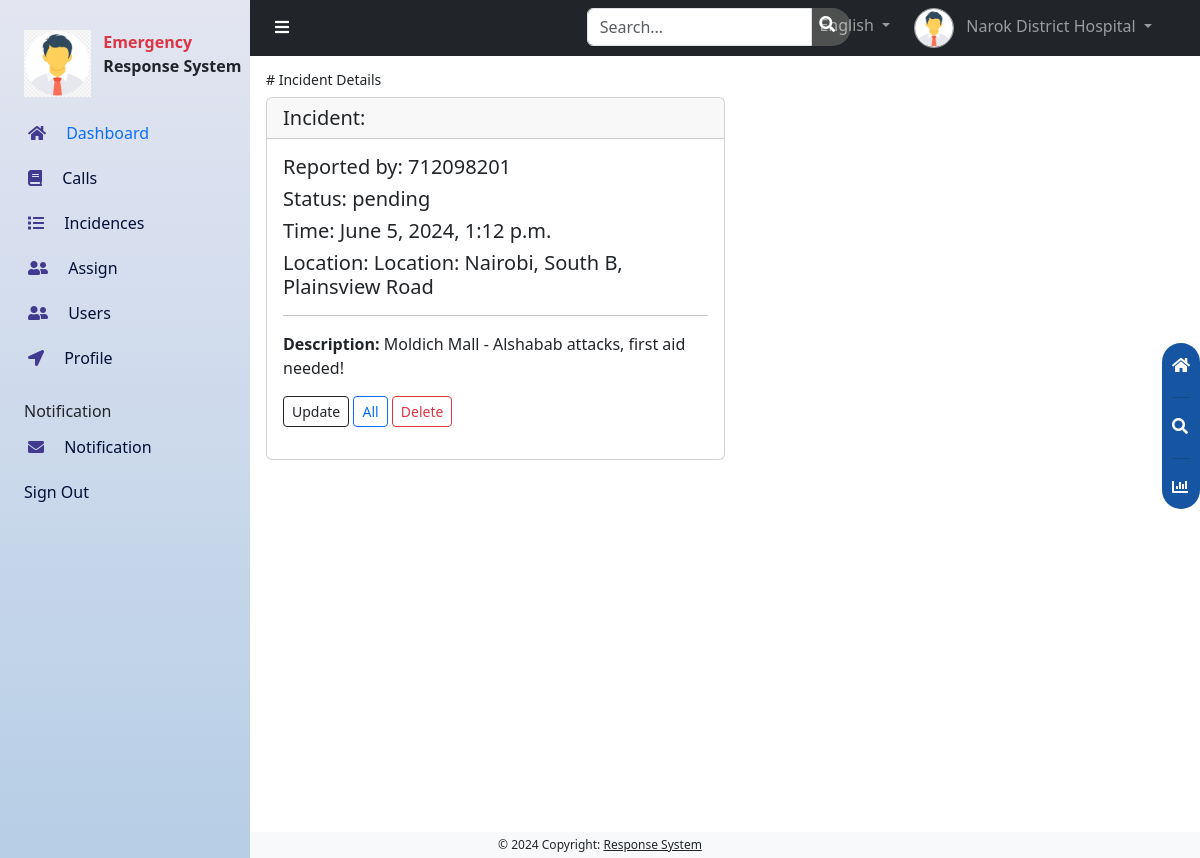
Page /admins/incidents/3 (signed in) on the earlier database version.
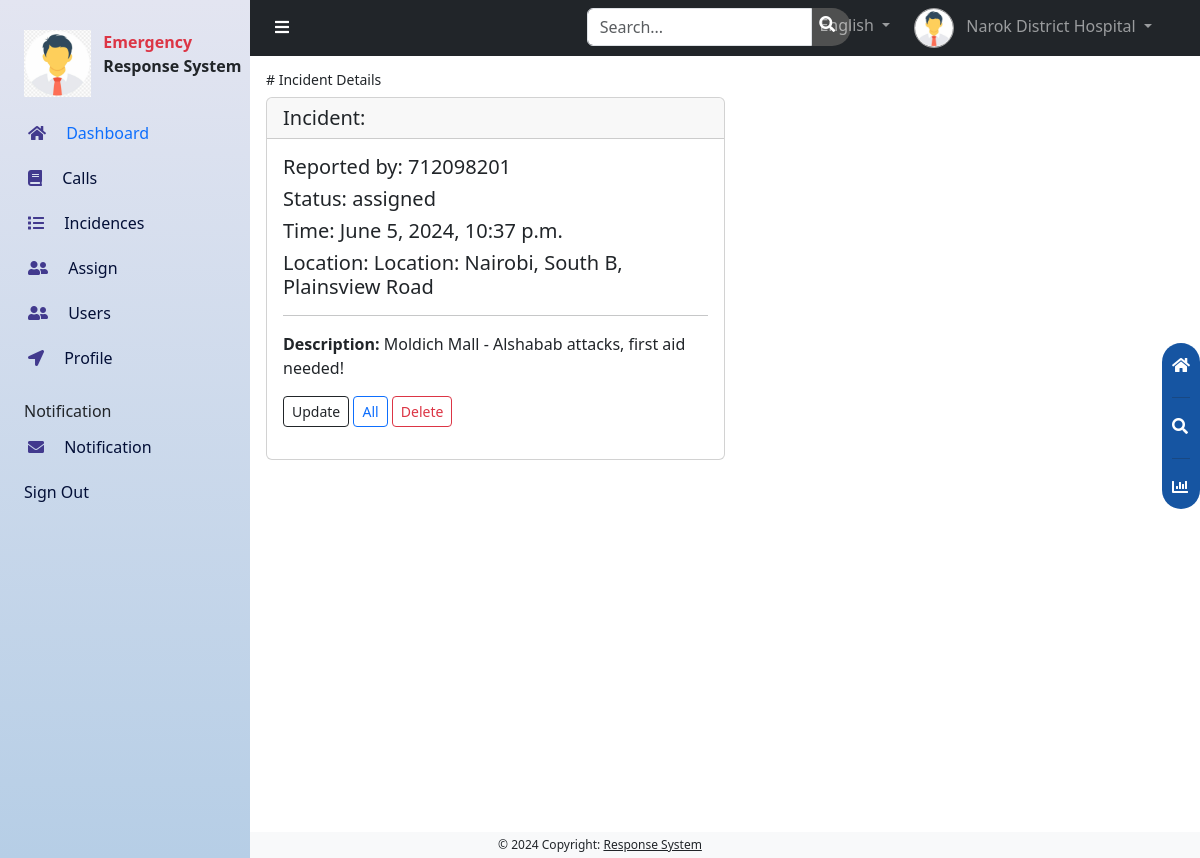
Same page on the later database version.
### administrator/models.py (models this page shows, shortened)
class Incidence(models.Model):
    choices = [
        ('pending', 'Pending'),
        ('assigned', 'Assigned'),
        ('cancelled', 'Cancelled'),
        ('closed', 'Closed'),
    ]
    incidence_type = models.CharField(max_length=100)
    call = models.ForeignKey(Calls, on_delete=models.CASCADE, blank=True, null=True)
    location = models.ForeignKey(Location, on_delete=models.CASCADE)
    desc = models.TextField()
    time_of_incident = models.DateTimeField(auto_now=True)
    status = models.CharField(max_length=50, choices=choices, default="pending")

class Calls(models.Model):
    levels =[
        ('Highest', 'highest'),
        ('Moderate', 'moderate'),
        ('Low', 'low'),
    ]
    caller_name = models.CharField(max_length=100)
    caller_phone = models.IntegerField()
    location = models.ForeignKey(Location, on_delete=models.CASCADE)
    time_of_call = models.DateTimeField(auto_now_add=True)
    priority = models.CharField(max_length=50, choices=levels, default='Moderate')

### main/models.py (models this page shows)
class Location(models.Model):
    address = models.CharField(max_length=255)
    lon = models.FloatField()
    lat = models.FloatField()
    def __str__(self):
        return f'Location: {self.address}'

### administrator/views.py (the view)
# urls.py: path('incidents/<int:pk>', views.incident_details, name='incident_details'),
@login_required
@user_passes_test(is_superuser)
def incident_details(request, pk):
    incident = get_object_or_404(Incidence, pk=pk)
    context = {'incident': incident}
    return render(request, 'incidents/incident_details.html', context)

### accounts/models.py (called while the page is built)
    def __str__(self):
        return self.full_names

### administrator/views.py (called while the page is built)
def is_superuser(request):
    return is_superuser

### administrator/templates/incidents/incident_details.html
{% extends '../dashboard.html' %}
{% block content %}
<div id="content" class="can_have_sidenav">
    <div class="p-3">
        <h5 class="small fw-lighter"># Incident Details</h5>
        <div class="col col-md-6">
            <div class="card mb-3">
                <h5 class="card-header fw-lighter"><strong>Incident: </strong>{{incident.incident_type}}</h5>
                <div class="card-body">
                    {% if incident.call %}
                    <h5 class="fw-lighter"><strong>Reported by:</strong> {{incident.call.caller_phone}}</h5>
                    {% endif %}
                    <h5 class="fw-lighter"><strong>Status:</strong> {{incident.status}}</h5>
                    <h5 class="fw-lighter"><strong>Time:</strong> {{incident.time_of_incident}}</h5>
                    <h5 class="fw-lighter mb-3"><strong>Location:</strong> {{incident.location}}</h5>
                    <hr>
                    <p>
                        <strong>Description: </strong> {{incident.desc}}
                    </p>
                    <a class="btn btn-sm btn-block btn-outline-dark mb-3" href="{% url 'incident_update' incident.id %}">Update</a>
                    <a class="btn btn-sm btn-block btn-outline-primary mb-3" href="{% url 'incidents'%}">All</a>
                    <a class="btn btn-sm btn-block btn-outline-danger mb-3" href="{% url 'incident_delete' incident.id%}">Delete</a>
                </div>
            </div>
        </div>
    </div>
</div>
{% endblock %}

Differences in the rows shown:
changed Incidence "Moldich Mall - Alshabab attacks, first aid needed!": status "pending" → "assigned"; time_of_incident "June 5, 2024, 1:12 p.m." → "June 5, 2024, 10:37 p.m."
